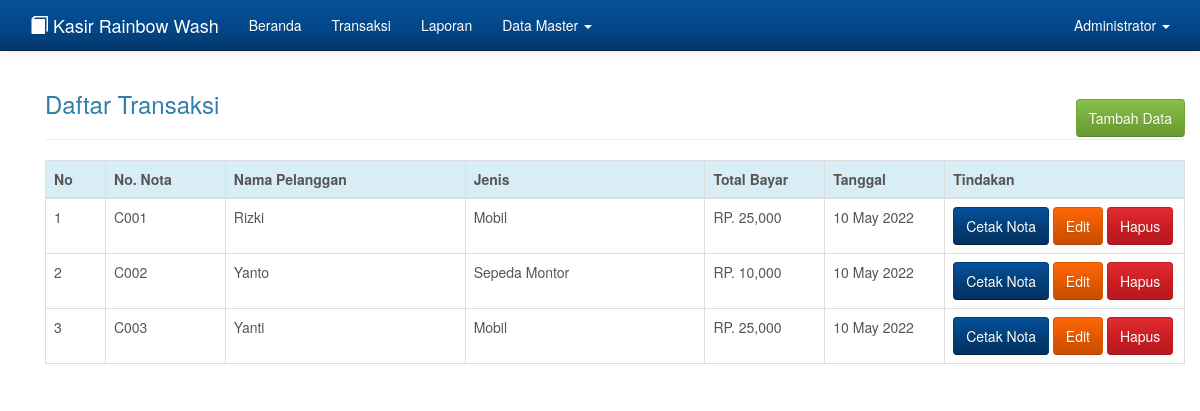
Screenshot of /admin.php?hlm=transaksi (signed in) with the database file from the repository.
### tables this page shows
CREATE TABLE `transaksi` (
  `id_transaksi` int(10) NOT NULL,
  `no_nota` varchar(10) NOT NULL,
  `jenis` varchar(50) NOT NULL,
  `nama` varchar(50) NOT NULL,
  `bayar` int(10) NOT NULL,
  `kembali` int(10) NOT NULL,
  `total` int(10) NOT NULL,
  `tanggal` date NOT NULL,
  `id_user` tinyint(1) NOT NULL
);

### transaksi.php (the view)
<?php
if( empty( $_SESSION['id_user'] ) ){
	$_SESSION['err'] = '<strong>ERROR!</strong> Anda harus login terlebih dahulu.';
	header('Location: ./');
	die();
} else {
	if( isset( $_REQUEST['aksi'] )){
		$aksi = $_REQUEST['aksi'];
		switch($aksi){
			case 'baru':
				include 'transaksi_baru.php';
				break;
			case 'edit':
				include 'transaksi_edit.php';
				break;
			case 'hapus':
				include 'transaksi_hapus.php';
				break;
			case 'cetak':
				include 'cetak_nota.php';
				break;
		}
	} else {
		echo '
			<div class="container">
				<h3 style="margin-bottom: -20px;">Daftar Transaksi</h3>
					<a href="./admin.php?hlm=transaksi&aksi=baru" class="btn btn-success btn-s pull-right">Tambah Data</a>
				<br/><hr/>
				<table class="table table-bordered">
				 <thead>
				   <tr class="info">
					 <th width="5%">No</th>
					 <th width="10%">No. Nota</th>
					 <th width="20%">Nama Pelanggan</th>
					 <th width="20%">Jenis</th>
					 <th width="10%">Total Bayar</th>
					 <th width="10%">Tanggal</th>
					 <th width="20%">Tindakan</th>
				   </tr>
				 </thead>
				 <tbody>';
		 	$sql = mysqli_query($koneksi, "SELECT * FROM transaksi");
		 	if(mysqli_num_rows($sql) > 0){
		 		$no = 0;
				 while($row = mysqli_fetch_array($sql)){
	 				$no++;
	 			echo '
				   <tr>
					 <td>'.$no.'</td>
					 <td>'.$row['no_nota'].'</td>
					 <td>'.$row['nama'].'</td>
					 <td>'.$row['jenis'].'</td>
					 <td>RP. '.number_format($row['total']).'</td>
					 <td>'.date("d M Y", strtotime($row['tanggal'])).'</td>
					 <td>
					<script type="text/javascript" language="JavaScript">
					  	function konfirmasi(){
						  	tanya = confirm("Anda yakin akan menghapus data ini?");
						  	if (tanya == true) return true;
						  	else return false;
						}
					</script>
					<a href="?hlm=cetak&id_transaksi='.$row['id_transaksi'].'" class="btn btn-info btn-s" target="_blank">Cetak Nota</a>
					 <a href="?hlm=transaksi&aksi=edit&id_transaksi='.$row['id_transaksi'].'" class="btn btn-warning btn-s">Edit</a>
					 <a href="?hlm=transaksi&aksi=hapus&submit=yes&id_transaksi='.$row['id_transaksi'].'" onclick="return konfirmasi()" class="btn btn-danger btn-s">Hapus</a>
					 </td>';
				}
			} else {
				 echo '<td colspan="8"><center><p class="add">Tidak ada data untuk ditampilkan. <u><a href="?hlm=transaksi&aksi=baru">Tambah data baru</a></u> </p></center></td></tr>';
			}
			echo '
			 	</tbody>
			</table>
		</div>';
	}
}
?>

### admin.php (shortened to what this page needs)
<?php
if( empty( $_SESSION['id_user'] ) ){
	$_SESSION['err'] = '<strong>ERROR!</strong> Anda harus login terlebih dahulu.';
	header('Location: ./');
	die();
} else {
?>
<!DOCTYPE html>
<html lang="en">
  <head>
    <link href="css/bootstrap.css" rel="stylesheet">
    <link href="css/admin.css" rel="stylesheet">
	<link href="css/jquery-ui.min.css" rel="stylesheet">
  </head>
  <body>
    <?php include "menu.php"; ?>
    <div class="container">
	<?php
	if( isset($_REQUEST['hlm'] )){
		$hlm = $_REQUEST['hlm'];
		switch( $hlm ){
			case 'transaksi':
				include "transaksi.php";
				break;
		}
	}
	?>
    </div>
  </body>
</html>
<?php
}
?>

### menu.php (shortened to what this page needs)
<?php
    if( !empty( $_SESSION['id_user'] ) ){
?>
<div class="navbar navbar-inverse navbar-fixed-top" role="navigation">
  <div class="container">
	<div class="navbar-header">
	  <a class="navbar-brand" target="_blank" href="http://localhost/rainbow_kasir/" rel="noopener noreferrer"><span class="glyphicon glyphicon-book"></span> Kasir Rainbow Wash</a>
	</div>
	<div class="navbar-collapse collapse">
	  <ul class="nav navbar-nav">
		<li><a href="./admin.php">Beranda</a></li>
		<li><a href="./admin.php?hlm=transaksi">Transaksi</a></li>
        <li><a href="?hlm=laporan">Laporan</a></li>
        <?php
        if( $_SESSION['level'] == 1 ){
        ?>
		<li class="dropdown">
		  <a href="#" class="dropdown-toggle" data-toggle="dropdown">Data Master <b class="caret"></b></a>
			<?php
			}
			?>
		</li>
	  </ul>
	  <ul class="nav navbar-nav navbar-right">
		<li class="dropdown">
		  <a href="#" class="dropdown-toggle" data-toggle="dropdown">
			<?php echo $_SESSION['nama']; ?> <b class="caret"></b>
		  </a>
		</li>
	  </ul>
	</div>
  </div>
</div>
<?php
} else {
	header("Location: ./");
	die();
}
?>

### css/admin.css (style rules this page uses)
body { min-height: 200px; padding-top: 70px; }

### rows the page displays
transaksi: no_nota "C001", nama "Rizki", jenis "Mobil", total "25,000", tanggal "10 May 2022"
transaksi: no_nota "C002", nama "Yanto", jenis "Sepeda Montor", total "10,000", tanggal "10 May 2022"
transaksi: no_nota "C003", nama "Yanti", jenis "Mobil", total "25,000", tanggal "10 May 2022"

### other values shown
$_SESSION['nama'] "Administrator"
